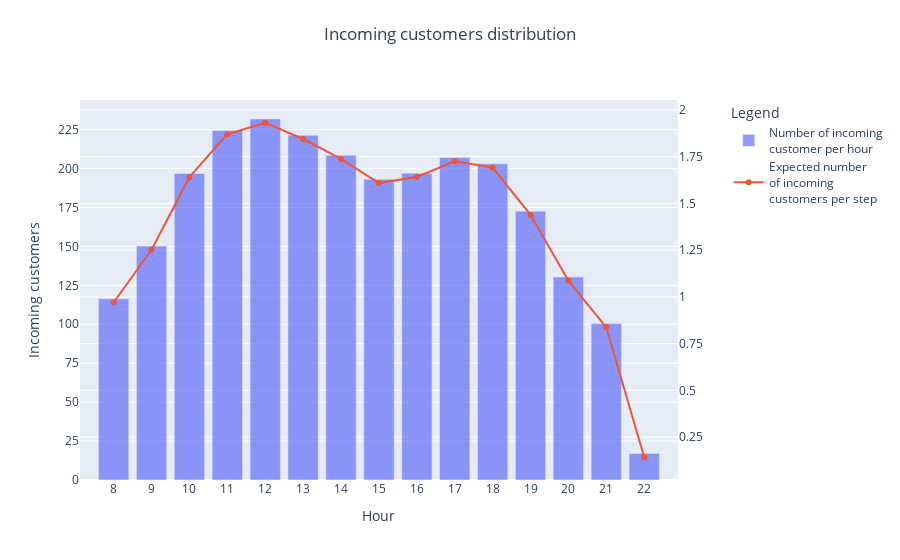

The code cell stored with this chart in its notebook:
### Code cell
def plot_expected_step_incoming(df_full, steps_in_hour):
    fig = make_subplots(specs=[[{"secondary_y": True}]])
    fig.add_trace(go.Bar(x=df_full["hour"], y=df_full["real"], opacity=0.7,
                         name='Number of incoming<br>customer per hour'))
    excepted = df_full["real"]/steps_in_hour
    fig.add_trace(go.Scatter(x=df_full["hour"], y=excepted, mode='lines+markers',
                             name="Expected number<br>of incoming<br>customers per step"), secondary_y=True)
    fig.update_layout(
        xaxis = dict(
            tickmode = 'linear',
            tick0 = 0,
            dtick = 1
        ),
        yaxis = dict(
            tickmode = 'linear',
            tick0 = 0,
            dtick = 25
        ),
        title={
            'text': 'Incoming customers distribution',
            'y':0.95,
            'x':0.5,
            'xanchor': 'center',
            'yanchor': 'top'},
        xaxis_title="Hour",
        yaxis_title="Incoming customers",
        legend_title="Legend",
    )
    fig.update_yaxes(
        tickmode = 'linear',
        tick0 = 0,
        dtick = 0.25,
        secondary_y=True
    )
    return fig
fig = plot_expected_step_incoming(df_full, steps_in_hour)
fig.write_image(join(OUTPUT_DIR, 'per_step_distribution.png'), scale=SCALE)
fig.show()

### Figure 1 — Plotly figure (JSON) as saved in the notebook; plotly's stock layout.template omitted (floating-point values rounded to 4 significant figures)
{"data": [{"name": "Number of incoming<br>customer per hour", "opacity": 0.7, "type": "bar", "x": [8, 9, 10, 11, 12, 13, 14, 15, 16, 17, 18, 19, 20, 21, 22], "y": [116.4, 150.2, 196.9, 224.5, 231.8, 221.4, 208.6, 193.0, 197.0, 207.0, 203.0, 172.6, 130.4, 100.4, 17.05]}, {"mode": "lines+markers", "name": "Expected number<br>of incoming<br>customers per step", "type": "scatter", "x": [8, 9, 10, 11, 12, 13, 14, 15, 16, 17, 18, 19, 20, 21, 22], "xaxis": "x", "y": [0.9697, 1.252, 1.64, 1.871, 1.932, 1.845, 1.738, 1.609, 1.642, 1.725, 1.692, 1.439, 1.086, 0.8369, 0.1421], "yaxis": "y2"}], "layout": {"legend": {"title": {"text": "Legend"}}, "title": {"text": "Incoming customers distribution", "x": 0.5, "xanchor": "center", "y": 0.95, "yanchor": "top"}, "xaxis": {"anchor": "y", "domain": [0.0, 0.94], "dtick": 1, "tick0": 0, "tickmode": "linear", "title": {"text": "Hour"}}, "yaxis": {"anchor": "x", "domain": [0.0, 1.0], "dtick": 25, "tick0": 0, "tickmode": "linear", "title": {"text": "Incoming customers"}}, "yaxis2": {"anchor": "x", "dtick": 0.25, "overlaying": "y", "side": "right", "tick0": 0, "tickmode": "linear"}}}
